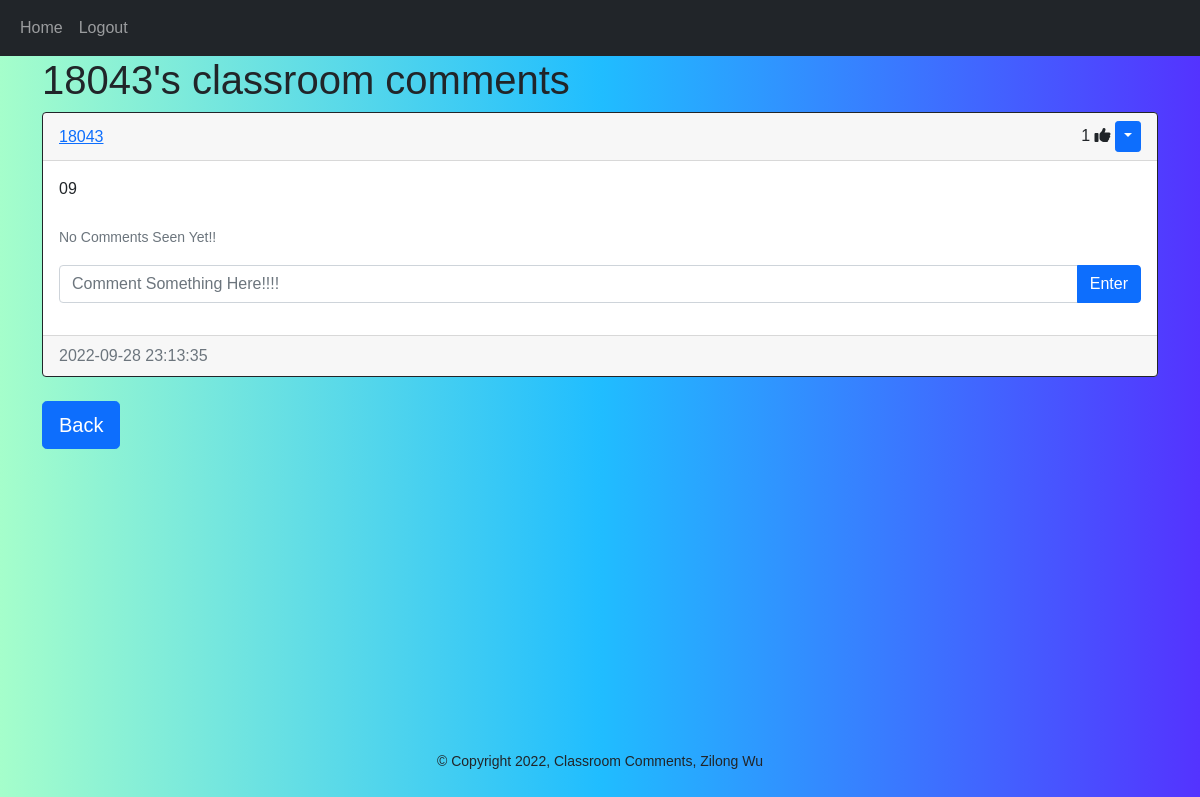
The app's page /classrooms/18043 (signed in), older data.
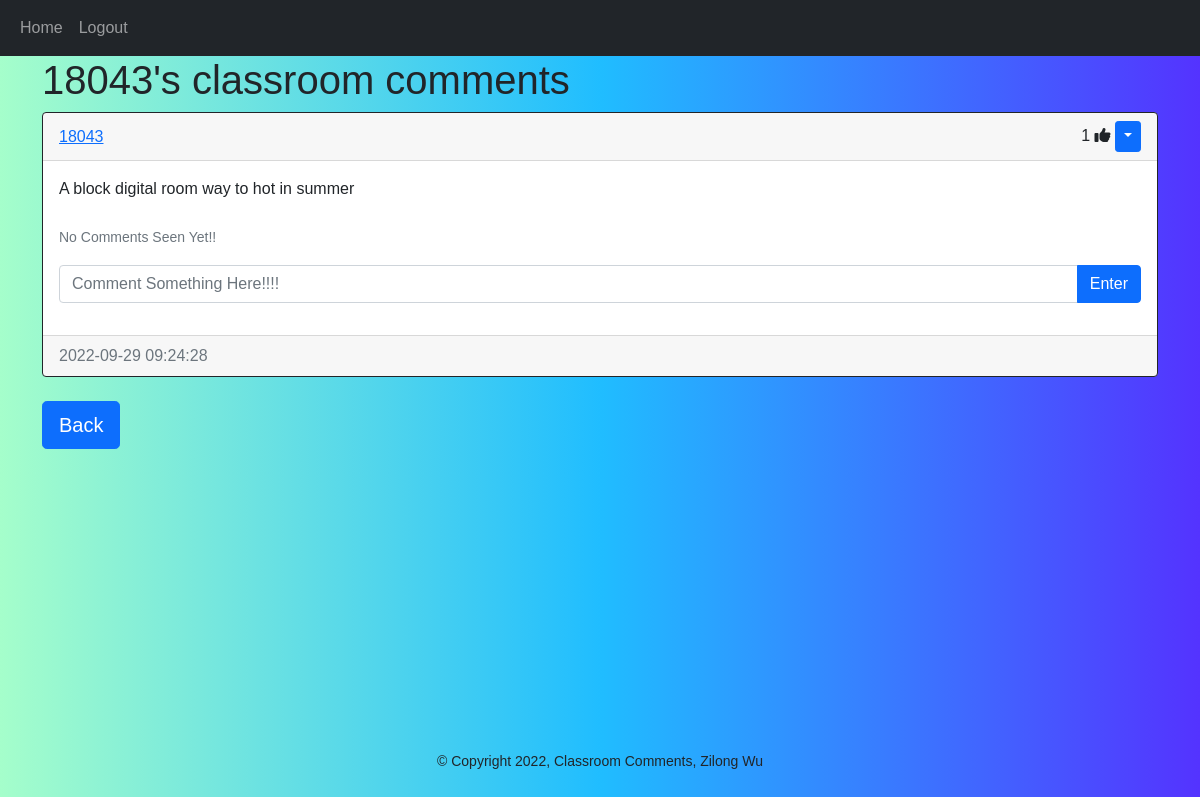
The same page, newer data.
### models.py (models this page shows)
class Classroom(db.Model):
    id = db.Column(db.Integer, primary_key=True)
    text = db.Column(db.Text, nullable=False)
    date_created = db.Column(db.DateTime(timezone=True), default=func.now())
    end_user = db.Column(db.Integer, db.ForeignKey(
        'user.id', ondelete="CASCADE"), nullable=False)
    comments = db.relationship(
        'Comment', backref='classroom', passive_deletes=True)
    likes = db.relationship('Like', backref='classroom', passive_deletes=True)

class User(db.Model, UserMixin):
    id = db.Column(db.Integer, primary_key=True)
    email = db.Column(db.String(150), unique=True)
    username = db.Column(db.String(150), unique=True)
    password = db.Column(db.String(150))
    date_created = db.Column(db.DateTime(timezone=True), default=func.now())
    classrooms = db.relationship(
        'Classroom', backref='user', passive_deletes=True)
    comments = db.relationship('Comment', backref='user', passive_deletes=True)
    likes = db.relationship('Like', backref='user', passive_deletes=True)

### views.py (the view)
@views.route("/classrooms/<username>")
@login_required
def classrooms(username):
    user = models.User.query.filter_by(username=username).first()
    if not user:
        flash('No user with that username exists.', category='error')
        return redirect(url_for('views.home'))
    classrooms = user.classrooms
    return render_template(
        "classrooms.html",
        user=current_user,
        classrooms=classrooms,
        username=username)

### views.py (called while the page is built)
def create_app():
    app = Flask(__name__)
    app.config['SECRET_KEY'] = "helloworld"
    app.config['SQLALCHEMY_DATABASE_URI'] = f'sqlite:///{DB_NAME}'
    db.init_app(app)
    db.init_app(app)
    app.register_blueprint(views, url_prefix="/")
    app.register_blueprint(auth, url_prefix="/")
    import models
    create_database(app)
    login_manager = LoginManager()
    login_manager.login_view = "auth.login"
    login_manager.init_app(app)
    @login_manager.user_loader
    def load_user(id):
        return models.User.query.get(int(id))
    return app

### templates/classrooms.html (shortened to what this page needs)
<!DOCTYPE html>
<html lang="en">
<head>
  <link rel="stylesheet" href={{url_for('static',filename='classrooms.css')}}>
</head>
<body>
  {% extends "classrooms_div.html" %}  {% block header %} {{username}}'s classroom comments{% endblock %} {% block footer %}
    <div class="center">
      <a href="/home"
        ><button type="button" class="btn btn-primary btn-lg">Back</button></a
      >
    </div>
    {% endblock %}

### templates/classrooms_div.html (shortened to what this page needs)
<!DOCTYPE html>
<html lang="en">
<head>
</head>
<body>
  {% extends "base.html" %} {% block title %}Home{% endblock %} {% block content %}
    <h1 class = "header">{% block header %}Classroom Comments{% endblock %}</h1>
    <div id="classrooms">
      {% for classroom in classrooms %}
      <div class="card border-dark">
        <div class="card-header d-flex justify-content-between align-items-center">
          <a href="/classrooms/{{classroom.user.username}}">{{classroom.user.username}}</a>
          <div>
            <span id="likes-count-{{classroom.id}}">
            {{ classroom.likes|length }}</span>
            {% if user.id in classroom.likes|map(attribute="end_user")|list %}
            <i
              class="fas fa-thumbs-up"
              id="like-button-{{classroom.id}}"
              onclick="like({{classroom.id}})"
            ></i>
            {% else %}
            <i
              class="far fa-thumbs-up"
              id="like-button-{{classroom.id}}"
              onclick="like({{classroom.id}})"
            ></i>
            {% endif %} {% if user.id == classroom.end_user %}
            <div class="btn-group">
              <button
                type="button"
                class="btn btn-sm btn-primary dropdown-toggle"
                data-bs-toggle="dropdown"
              ></button>
            </div>
            {% endif %}
          </div>
        </div>
        <div class="card-body">
          <div class="card-text">{{classroom.text}}</div>
          <br />
          <p class="card-text">
            {% if classroom.comments|length > 0 %}
            <a data-bs-toggle="collapse" href="#comments-{{classroom.id}}" role="button">
              <small>View {{classroom.comments|length}} Comments</small>
            </a>
            {% else %}
            <small class="text-muted">No Comments Seen Yet!!</small>
            {% endif %}
          </p>
          <form
            class="input-group mb-3"
            method="POST"
            action="/create-comment/{{classroom.id}}"
          >
            <input
              type="text"
              id="text"
              name="text"
              class="form-control"
              placeholder="Comment Something Here!!!!"
            />
            <button type="submit" class="btn btn-primary">Enter</button>
          </form>
        </div>
        <div class="card-footer text-muted">{{classroom.date_created}}</div>
      </div>
      <br > {% endfor %}
    </div>
    {% block footer %}{% endblock %} {% endblock %}

Row changes from the older to the newer data that the page shows:
changed Classroom: text "09" → "A block digital room way to hot in summer"; date_created "2022-09-28 23:13:35" → "2022-09-29 09:24:28"
